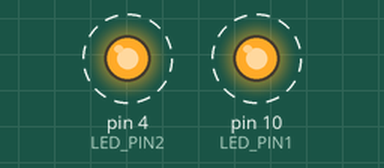
Simulated run of this sketch. Board: Arduino Uno, built with avr-gcc and run on an emulated ATmega328P. On the bench: output pins drawn as LEDs (lit = HIGH). Dashed ring = blinking.

Above: at 0.5 s.
Timing chart, 0 to 4.6 s (numbered marks = the images above):
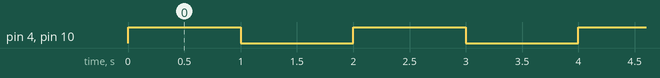

The sketch:

LED_ON.ino
```cpp
#define LED_PIN1 10
#define LED_PIN2 4


void setup() {
  // put your setup code here, to run once:
  pinMode(LED_PIN1, OUTPUT);
  pinMode(LED_PIN2, OUTPUT);
}

void loop() {
  // put your main code here, to run repeatedly:
  digitalWrite(LED_PIN1, HIGH);
  digitalWrite(LED_PIN2, HIGH);
  delay(1000);
  digitalWrite(LED_PIN2, LOW);
  digitalWrite(LED_PIN1, LOW);
  delay(1000);
}
```

Measured:
- by itself, pin 4 (LED_PIN2), pin 10 (LED_PIN1): alternates HIGH for 1.0 s and LOW for 1.0 s
